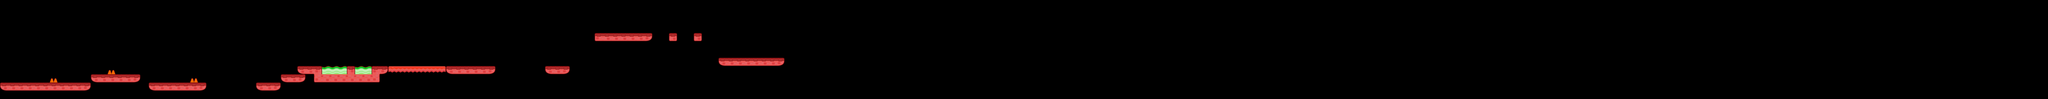

The image is a tile-based game level rendered from a .tmx file. Its description and source (layers, tilesets, objects; grid data summarised) follow:
An orthogonal 248x12 tile map with 64x64 px tiles, 6 tile layers (Decor, Ground, Sand, Water, ...) and 12 objects (3x Coin, 2x Diamond, Tablet, Bacteria, Medkit).

<map version="1.10" tiledversion="1.11.2" orientation="orthogonal" renderorder="right-down" width="248" height="12" tilewidth="64" tileheight="64" infinite="0" nextlayerid="12" nextobjectid="23">
 <tileset firstgid="1" source="ground.tsx" />
 <layer id="1" name="Decor" width="248" height="12">
  <data>[2976 cells, 0 non-empty, 0 distinct tile ids]</data>
 </layer>
 <layer id="2" name="Ground" width="248" height="12">
  <data>[2976 cells, 70 non-empty, 11 distinct tile ids]</data>
 </layer>
 <objectgroup id="11" name="Info">
  <object id="21" name="Tablet" gid="245" x="2688" y="512" width="64" height="64">
   <properties>
    <property name="text" value="Пищевод — это мышечная трубка, соединяющая рот и желудок. Пища продвигается по нему благодаря волнообразным сокращениям — перистальтике. В пищеводе пища не переваривается." />
   </properties>
  </object>
 </objectgroup>
 <objectgroup id="8" name="Exit">
  <object id="10" gid="16" x="5954" y="511.333" width="64" height="67.6667" />
 </objectgroup>
 <objectgroup id="9" name="Enemies">
  <object id="12" name="Bacteria" x="3634.67" y="373.333" width="64" height="64">
   <properties>
    <property name="Name" value="Bacteria" />
    <property name="hp" type="int" value="5" />
   </properties>
  </object>
 </objectgroup>
 <layer id="7" name="Sand" width="248" height="12">
  <data>[2976 cells, 7 non-empty, 3 distinct tile ids]</data>
 </layer>
 <layer id="6" name="Water" width="248" height="12">
  <data>[2976 cells, 5 non-empty, 1 distinct tile ids]</data>
 </layer>
 <layer id="3" name="Traps" width="248" height="12">
  <data>[2976 cells, 3 non-empty, 1 distinct tile ids]</data>
 </layer>
 <objectgroup id="4" name="MovingPlatforms">
  <object id="7" gid="146" x="1660.66" y="774.334" width="78" height="74.3333">
   <properties>
    <property name="direction" value="horizontal" />
    <property name="distance" type="int" value="235" />
    <property name="platform_type" value="platform" />
    <property name="speed" type="float" value="3" />
   </properties>
  </object>
  <object id="8" gid="146" x="3861" y="648.167" width="78" height="74.3333">
   <properties>
    <property name="direction" value="horizontal" />
    <property name="distance" type="int" value="256" />
    <property name="platform_type" value="platform" />
    <property name="speed" type="float" value="3" />
   </properties>
  </object>
  <object id="9" gid="146" x="4469" y="393.622" width="78" height="74.3333">
   <properties>
    <property name="direction" value="vertical" />
    <property name="distance" type="int" value="256" />
    <property name="platform_type" value="platform" />
    <property name="speed" type="float" value="3" />
   </properties>
  </object>
 </objectgroup>
 <objectgroup id="10" name="Collectibles">
  <object id="15" name="Coin" gid="101" x="3522.67" y="492" width="64" height="64">
   <properties>
    <property name="Name" value="Coin" />
   </properties>
  </object>
  <object id="16" name="Coin" gid="101" x="2322.67" y="512" width="64" height="64">
   <properties>
    <property name="Name" value="Coin" />
   </properties>
  </object>
  <object id="17" name="Coin" gid="101" x="937.333" y="561.333" width="64" height="64">
   <properties>
    <property name="Name" value="Coin" />
   </properties>
  </object>
  <object id="18" name="Medkit" gid="162" x="4293.33" y="485.333" width="64" height="64">
   <properties>
    <property name="Name" value="medkit" />
   </properties>
  </object>
  <object id="19" name="Diamond" gid="105" x="4923" y="251" width="64" height="64">
   <properties>
    <property name="Name" value="Diamond" />
   </properties>
  </object>
  <object id="20" name="Diamond" gid="105" x="2919" y="481" width="64" height="64">
   <properties>
    <property name="Name" value="Diamond" />
   </properties>
  </object>
 </objectgroup>
 <layer id="5" name="Platforms" width="248" height="12">
  <data>[2976 cells, 0 non-empty, 0 distinct tile ids]</data>
 </layer>
</map>
